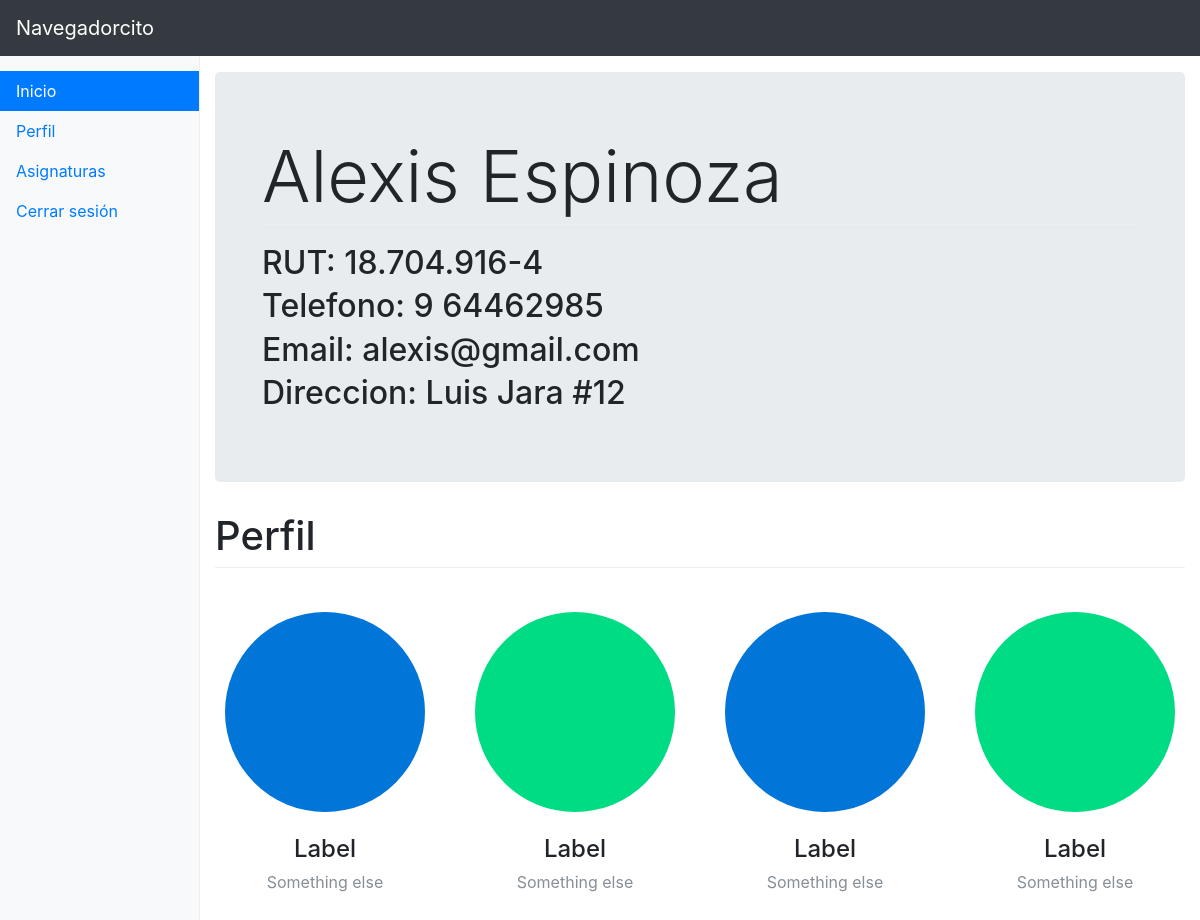
Screenshot of /students/1 with the database file from the repository.
### navegadorcito/models.py (models this page shows)
class Student(models.Model):
    rut_student = models.CharField(max_length=15)
    first_name_student = models.CharField(max_length=40)
    last_name_student = models.CharField(max_length=40)
    phone_student = models.CharField(max_length=15)
    email_student = models.CharField(max_length=30)
    address_student = models.CharField(max_length=30)
    password_student = models.CharField(max_length=20)
    def __str__(self):
        return self.rut_student

### navegadorcito/views.py (the view)
# urls.py: url(r'^student/(?P<idStudent>[0-9]+)/dashboard', dashboard_student),
def student(request,idStudent):
    student=Student.objects.get(pk=idStudent)
    print(student)
    return render(request,'student/profile.html', {"student": student})

### templates/student/profile.html (shortened to what this page needs)
{% extends 'base/dashboard.html' %} {% block sidenav %}
<ul class="nav nav-pills flex-column">
    <li class="nav-item">
        <a class="nav-link active" href="#">Inicio <span class="sr-only">(current)</span></a>
    </li>
    <li class="nav-item">
        <a class="nav-link" href="#">Perfil</a>
    </li>
    <li class="nav-item">
        <a class="nav-link" href="#">Asignaturas</a>
    </li>
    <li class="nav-item">
        <a class="nav-link" href="#">Cerrar sesión</a>
    </li>
</ul>
{% endblock %} {% block content %}
<div class="jumbotron">
    <div class="container">
        <h1 class="display-3">{{student.first_name_student}} {{student.last_name_student}} </h1>
        <h2>RUT: {{student.rut_student}} </h2>
        <h2>Telefono: {{student.phone_student}} </h2>
        <h2>Email: {{student.email_student}} </h2>
        <h2>Direccion: {{student.address_student}} </h2>
    </div>
</div>
<h1>Perfil</h1>
<section class="row text-center placeholders">
    <div class="col-6 col-sm-3 placeholder">
        <img width="200" height="200" class="img-fluid rounded-circle"
            alt="Generic placeholder thumbnail">
        <h4>Label</h4>
        <div class="text-muted">Something else</div>
    </div>
    <div class="col-6 col-sm-3 placeholder">
        <img width="200" height="200" class="img-fluid rounded-circle"
            alt="Generic placeholder thumbnail">
        <h4>Label</h4>
        <span class="text-muted">Something else</span>
    </div>
    <div class="col-6 col-sm-3 placeholder">
        <img width="200" height="200" class="img-fluid rounded-circle"
            alt="Generic placeholder thumbnail">
        <h4>Label</h4>
        <span class="text-muted">Something else</span>
    </div>
    <div class="col-6 col-sm-3 placeholder">
        <img width="200" height="200" class="img-fluid rounded-circle"
            alt="Generic placeholder thumbnail">
        <h4>Label</h4>
        <span class="text-muted">Something else</span>
    </div>
</section>
{% endblock %}

### static/css/dashboard.css (style rules this page uses)
body { padding-top: 3.5rem; }
h1 { margin-bottom: 20px; padding-bottom: 9px; border-bottom: 1px solid #eee; }
.sidebar .nav { margin-bottom: 20px; }
.sidebar .nav-item { width: 100%; }
.sidebar .nav-item + .nav-item { margin-left: 0; }
.sidebar .nav-link { border-radius: 0; }
.placeholders { padding-bottom: 3rem; }
.placeholder img { padding-top: 1.5rem; padding-bottom: 1.5rem; }

### rows the page displays
Student: first_name_student "Alexis", last_name_student "Espinoza", rut_student "18.704.916-4", phone_student "9 64462985", email_student "alexis@gmail.com", address_student "Luis Jara #12"
